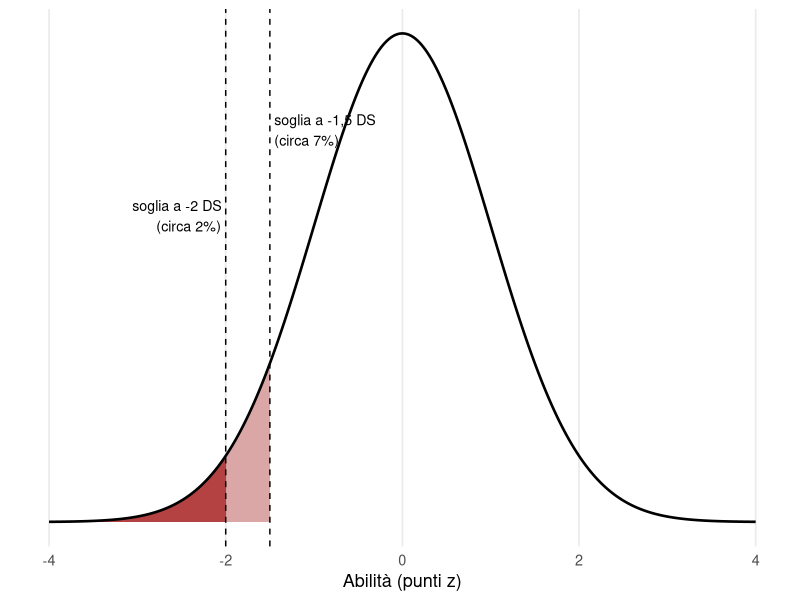

Source code (R):
## ---- chunk 1
#| label: setup
library(ggplot2)
rosso = "#9A0000"
tema = theme_minimal(base_size = 13) +
  theme(panel.grid.minor = element_blank())
## ---- chunk 2
#| label: fig-soglie
#| fig-cap: "Distribuzione continua di un'abilità e due possibili soglie diagnostiche. Una soglia a −1,5 deviazioni standard identifica circa il 7% della popolazione; una a −2 circa il 2%. La distribuzione non contiene alcun punto di discontinuità."
#| fig-alt: "Curva a campana con due linee verticali tratteggiate a meno 2 e meno 1,5 deviazioni standard. Le aree a sinistra delle soglie sono colorate con intensità diversa."
#| fig-width: 7
#| fig-height: 3.4
x = seq(-4, 4, .01)
d = data.frame(x, y = dnorm(x))
ggplot(d, aes(x, y)) +
  geom_area(data = subset(d, x <= -1.5), fill = rosso, alpha = .35) +
  geom_area(data = subset(d, x <= -2), fill = rosso, alpha = .6) +
  geom_line(linewidth = .9) +
  geom_vline(xintercept = c(-2, -1.5), linetype = 2) +
  annotate("text", x = -2.05, y = .25, label = "soglia a -2 DS\n(circa 2%)", hjust = 1, size = 3.6) +
  annotate("text", x = -1.45, y = .32, label = "soglia a -1,5 DS\n(circa 7%)", hjust = 0, size = 3.6) +
  labs(x = "Abilità (punti z)", y = NULL) +
  tema + theme(axis.text.y = element_blank(), panel.grid.major.y = element_blank())
